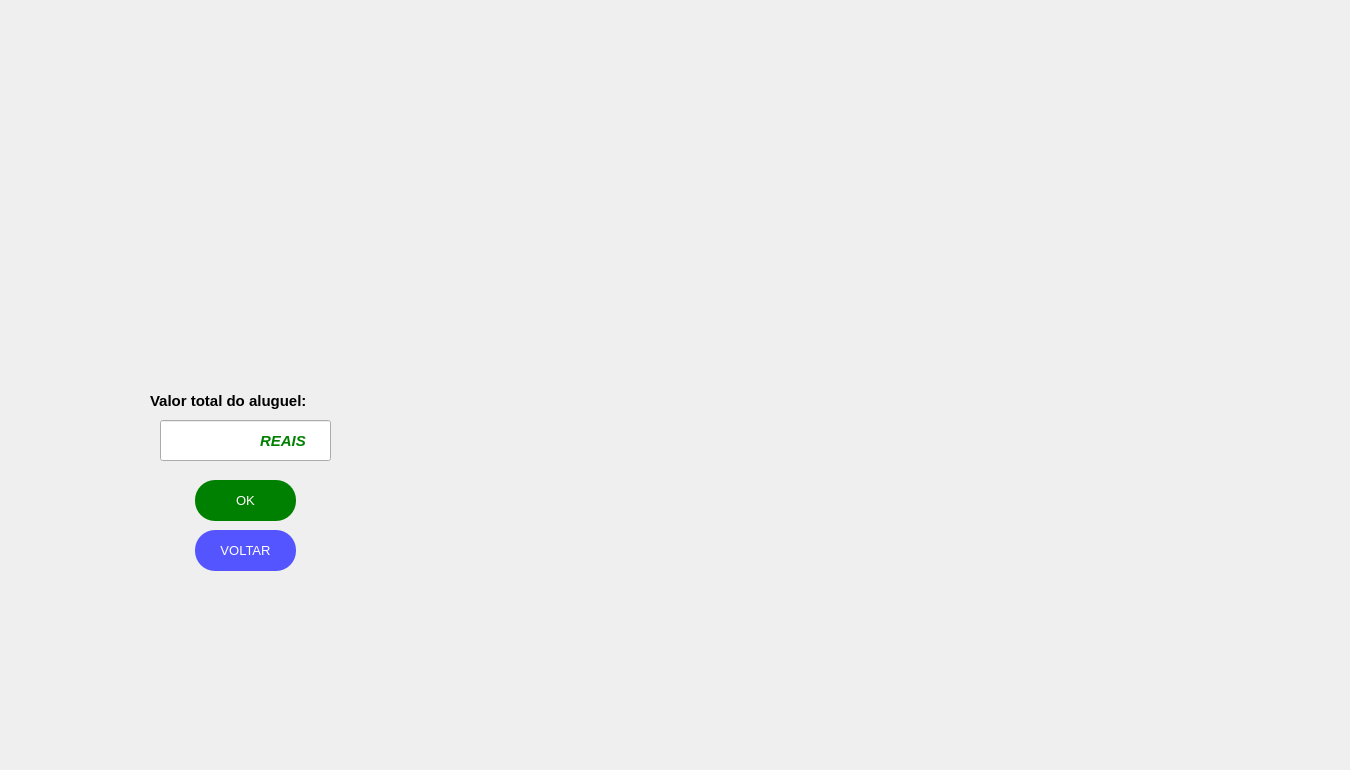
  <widget class="QWidget" name="centralwidget">
   <widget class="QPushButton" name="kwidt2">
    <property name="geometry">
     <rect>
      <x>30</x>
      <y>-100</y>
      <width>431</width>
      <height>451</height>
     </rect>
    </property>
    <property name="palette">
     <palette>
      <active>
       <colorrole role="WindowText">
        <brush brushstyle="SolidPattern">
         <color alpha="255">
          <red>170</red>
          <green>85</green>
          <blue>0</blue>
         </color>
        </brush>
       </colorrole>
       <colorrole role="Text">
        <brush brushstyle="SolidPattern">
         <color alpha="255">
          <red>0</red>
          <green>0</green>
          <blue>0</blue>
         </color>
        </brush>
       </colorrole>
       <colorrole role="BrightText">
        <brush brushstyle="SolidPattern">
         <color alpha="255">
          <red>203</red>
          <green>255</green>
          <blue>80</blue>
         </color>
        </brush>
       </colorrole>
       <colorrole role="ButtonText">
        <brush brushstyle="SolidPattern">
         <color alpha="255">
          <red>57</red>
          <green>87</green>
          <blue>255</blue>
         </color>
        </brush>
       </colorrole>
       <colorrole role="ToolTipBase">
        <brush brushstyle="SolidPattern">
         <color alpha="255">
          <red>255</red>
          <green>255</green>
          <blue>0</blue>
         </color>
        </brush>
       </colorrole>
       <colorrole role="PlaceholderText">
        <brush brushstyle="SolidPattern">
         <color alpha="128">
          <red>0</red>
          <green>0</green>
          <blue>0</blue>
         </color>
        </brush>
       </colorrole>
      </active>
      <inactive>
       <colorrole role="WindowText">
        <brush brushstyle="SolidPattern">
         <color alpha="255">
          <red>170</red>
          <green>85</green>
          <blue>0</blue>
         </color>
        </brush>
       </colorrole>
       <colorrole role="Text">
        <brush brushstyle="SolidPattern">
         <color alpha="255">
          <red>0</red>
          <green>0</green>
          <blue>0</blue>
         </color>
        </brush>
       </colorrole>
       <colorrole role="BrightText">
        <brush brushstyle="SolidPattern">
         <color alpha="255">
          <red>203</red>
          <green>255</green>
          <blue>80</blue>
         </color>
        </brush>
       </colorrole>
       <colorrole role="ButtonText">
        <brush brushstyle="SolidPattern">
         <color alpha="255">
          <red>57</red>
          <green>87</green>
          <blue>255</blue>
         </color>
        </brush>
       </colorrole>
       <colorrole role="ToolTipBase">
        <brush brushstyle="SolidPattern">
         <color alpha="255">
          <red>255</red>
          <green>255</green>
          <blue>0</blue>
         </color>
        </brush>
       </colorrole>
       <colorrole role="PlaceholderText">
        <brush brushstyle="SolidPattern">
         <color alpha="128">
          <red>0</red>
          <green>0</green>
          <blue>0</blue>
         </color>
        </brush>
       </colorrole>
      </inactive>
      <disabled>
       <colorrole role="WindowText">
        <brush brushstyle="SolidPattern">
         <color alpha="255">
          <red>4</red>
          <green>15</green>
          <blue>30</blue>
         </color>
        </brush>
       </colorrole>
       <colorrole role="Text">
        <brush brushstyle="SolidPattern">
         <color alpha="255">
          <red>120</red>
          <green>120</green>
          <blue>120</blue>
         </color>
        </brush>
       </colorrole>
       <colorrole role="BrightText">
        <brush brushstyle="SolidPattern">
         <color alpha="255">
          <red>203</red>
          <green>255</green>
          <blue>80</blue>
         </color>
        </brush>
       </colorrole>
       <colorrole role="ButtonText">
        <brush brushstyle="SolidPattern">
         <color alpha="255">
          <red>120</red>
          <green>120</green>
          <blue>120</blue>
         </color>
        </brush>
       </colorrole>
       <colorrole role="ToolTipBase">
        <brush brushstyle="SolidPattern">
         <color alpha="255">
          <red>255</red>
          <green>255</green>
          <blue>0</blue>
         </color>
        </brush>
       </colorrole>
       <colorrole role="PlaceholderText">
        <brush brushstyle="SolidPattern">
         <color alpha="128">
          <red>0</red>
          <green>0</green>
          <blue>0</blue>
         </color>
        </brush>
       </colorrole>
      </disabled>
     </palette>
    </property>
    <property name="font">
     <font>
      <family>Arial</family>
      <weight>75</weight>
      <bold>true</bold>
     </font>
    </property>
    <property name="contextMenuPolicy">
     <enum>Qt::CustomContextMenu</enum>
    </property>
    <property name="text">
     <string/>
    </property>
    <property name="icon">
     <iconset>
      <normaloff>../Imagens/Parte 2/1.2 kwid EDIT.png</normaloff>../Imagens/Parte 2/1.2 kwid EDIT.png</iconset>
    </property>
    <property name="iconSize">
     <size>
      <width>492</width>
      <height>456</height>
     </size>
    </property>
    <property name="checkable">
     <bool>false</bool>
    </property>
    <property name="autoRepeat">
     <bool>false</bool>
    </property>
    <property name="autoExclusive">
     <bool>false</bool>
    </property>
    <property name="autoDefault">
     <bool>false</bool>
    </property>
    <property name="default">
     <bool>false</bool>
    </property>
    <property name="flat">
     <bool>true</bool>
    </property>
   </widget>
   <widget class="QLabel" name="logoT6">
    <property name="enabled">
     <bool>true</bool>
    </property>
    <property name="geometry">
     <rect>
      <x>1110</x>
      <y>530</y>
      <width>231</width>
      <height>231</height>
     </rect>
    </property>
    <property name="toolTip">
     <string>&lt;html&gt;&lt;head/&gt;&lt;body&gt;&lt;p align=&quot;center&quot;&gt;&lt;br/&gt;&lt;/p&gt;&lt;/body&gt;&lt;/html&gt;</string>
    </property>
    <property name="whatsThis">
     <string>&lt;html&gt;&lt;head/&gt;&lt;body&gt;&lt;p align=&quot;center&quot;&gt;&lt;br/&gt;&lt;/p&gt;&lt;/body&gt;&lt;/html&gt;</string>
    </property>
    <property name="autoFillBackground">
     <bool>false</bool>
    </property>
    <property name="styleSheet">
     <string notr="true"/>
    </property>
    <property name="text">
     <string/>
    </property>
    <property name="pixmap">
     <pixmap>../Logos/LOGO2.png</pixmap>
    </property>
    <property name="scaledContents">
     <bool>true</bool>
    </property>
    <property name="wordWrap">
     <bool>false</bool>
    </property>
   </widget>
   <widget class="QPushButton" name="voltar_10">
    <property name="geometry">
     <rect>
      <x>195</x>
      <y>530</y>
      <width>101</width>
      <height>41</height>
     </rect>
    </property>
    <property name="palette">
     <palette>
      <active>
       <colorrole role="WindowText">
        <brush brushstyle="SolidPattern">
         <color alpha="255">
          <red>255</red>
          <green>255</green>
          <blue>255</blue>
         </color>
        </brush>
       </colorrole>
       <colorrole role="Button">
        <brush brushstyle="SolidPattern">
         <color alpha="255">
          <red>85</red>
          <green>85</green>
          <blue>255</blue>
         </color>
        </brush>
       </colorrole>
       <colorrole role="Text">
        <brush brushstyle="SolidPattern">
         <color alpha="255">
          <red>255</red>
          <green>255</green>
          <blue>255</blue>
         </color>
        </brush>
       </colorrole>
       <colorrole role="BrightText">
        <brush brushstyle="SolidPattern">
         <color alpha="255">
          <red>203</red>
          <green>255</green>
          <blue>80</blue>
         </color>
        </brush>
       </colorrole>
       <colorrole role="ButtonText">
        <brush brushstyle="SolidPattern">
         <color alpha="255">
          <red>255</red>
          <green>255</green>
          <blue>255</blue>
         </color>
        </brush>
       </colorrole>
       <colorrole role="Base">
        <brush brushstyle="SolidPattern">
         <color alpha="255">
          <red>85</red>
          <green>85</green>
          <blue>255</blue>
         </color>
        </brush>
       </colorrole>
       <colorrole role="Window">
        <brush brushstyle="SolidPattern">
         <color alpha="255">
          <red>85</red>
          <green>85</green>
          <blue>255</blue>
         </color>
        </brush>
       </colorrole>
       <colorrole role="ToolTipBase">
        <brush brushstyle="SolidPattern">
         <color alpha="255">
          <red>255</red>
          <green>255</green>
          <blue>0</blue>
         </color>
        </brush>
       </colorrole>
       <colorrole role="PlaceholderText">
        <brush brushstyle="SolidPattern">
         <color alpha="128">
          <red>0</red>
          <green>0</green>
          <blue>0</blue>
         </color>
        </brush>
       </colorrole>
      </active>
      <inactive>
       <colorrole role="WindowText">
        <brush brushstyle="SolidPattern">
         <color alpha="255">
          <red>255</red>
          <green>255</green>
          <blue>255</blue>
         </color>
        </brush>
       </colorrole>
       <colorrole role="Button">
        <brush brushstyle="SolidPattern">
         <color alpha="255">
          <red>85</red>
          <green>85</green>
          <blue>255</blue>
         </color>
        </brush>
       </colorrole>
       <colorrole role="Text">
        <brush brushstyle="SolidPattern">
         <color alpha="255">
          <red>255</red>
          <green>255</green>
          <blue>255</blue>
         </color>
        </brush>
       </colorrole>
       <colorrole role="BrightText">
        <brush brushstyle="SolidPattern">
         <color alpha="255">
          <red>203</red>
          <green>255</green>
          <blue>80</blue>
         </color>
        </brush>
       </colorrole>
       <colorrole role="ButtonText">
        <brush brushstyle="SolidPattern">
         <color alpha="255">
          <red>255</red>
          <green>255</green>
          <blue>255</blue>
         </color>
        </brush>
       </colorrole>
       <colorrole role="Base">
        <brush brushstyle="SolidPattern">
         <color alpha="255">
          <red>85</red>
          <green>85</green>
          <blue>255</blue>
         </color>
        </brush>
       </colorrole>
       <colorrole role="Window">
        <brush brushstyle="SolidPattern">
         <color alpha="255">
          <red>85</red>
          <green>85</green>
          <blue>255</blue>
         </color>
        </brush>
       </colorrole>
       <colorrole role="ToolTipBase">
        <brush brushstyle="SolidPattern">
         <color alpha="255">
          <red>255</red>
          <green>255</green>
          <blue>0</blue>
         </color>
        </brush>
       </colorrole>
       <colorrole role="PlaceholderText">
        <brush brushstyle="SolidPattern">
         <color alpha="128">
          <red>0</red>
          <green>0</green>
          <blue>0</blue>
         </color>
        </brush>
       </colorrole>
      </inactive>
      <disabled>
       <colorrole role="WindowText">
        <brush brushstyle="SolidPattern">
         <color alpha="255">
          <red>255</red>
          <green>255</green>
          <blue>255</blue>
         </color>
        </brush>
       </colorrole>
       <colorrole role="Button">
        <brush brushstyle="SolidPattern">
         <color alpha="255">
          <red>85</red>
          <green>85</green>
          <blue>255</blue>
         </color>
        </brush>
       </colorrole>
       <colorrole role="Text">
        <brush brushstyle="SolidPattern">
         <color alpha="255">
          <red>255</red>
          <green>255</green>
          <blue>255</blue>
         </color>
        </brush>
       </colorrole>
       <colorrole role="BrightText">
        <brush brushstyle="SolidPattern">
         <color alpha="255">
          <red>203</red>
          <green>255</green>
          <blue>80</blue>
         </color>
        </brush>
       </colorrole>
       <colorrole role="ButtonText">
        <brush brushstyle="SolidPattern">
         <color alpha="255">
          <red>255</red>
          <green>255</green>
          <blue>255</blue>
         </color>
        </brush>
       </colorrole>
       <colorrole role="Base">
        <brush brushstyle="SolidPattern">
         <color alpha="255">
          <red>85</red>
          <green>85</green>
          <blue>255</blue>
         </color>
        </brush>
       </colorrole>
       <colorrole role="Window">
        <brush brushstyle="SolidPattern">
         <color alpha="255">
          <red>85</red>
          <green>85</green>
          <blue>255</blue>
         </color>
        </brush>
       </colorrole>
       <colorrole role="ToolTipBase">
        <brush brushstyle="SolidPattern">
         <color alpha="255">
          <red>255</red>
          <green>255</green>
          <blue>0</blue>
         </color>
        </brush>
       </colorrole>
       <colorrole role="PlaceholderText">
        <brush brushstyle="SolidPattern">
         <color alpha="128">
          <red>0</red>
          <green>0</green>
          <blue>0</blue>
         </color>
        </brush>
       </colorrole>
      </disabled>
     </palette>
    </property>
    <property name="font">
     <font>
      <family>Arial</family>
      <pointsize>10</pointsize>
      <weight>9</weight>
      <italic>false</italic>
      <bold>false</bold>
     </font>
    </property>
    <property name="contextMenuPolicy">
     <enum>Qt::CustomContextMenu</enum>
    </property>
    <property name="styleSheet">
     <string notr="true">QPushButton{
	color:white;
	border-radius:20px;
	background-color: rgb(85, 85, 255);
	font: 75 10pt &quot;Arial&quot;;
}
QPushButton:hover{
	background-color: rgb(10, 10, 127);
}</string>
    </property>
    <property name="text">
     <string>VOLTAR</string>
    </property>
    <property name="iconSize">
     <size>
      <width>93</width>
      <height>100</height>
     </size>
    </property>
    <property name="checkable">
     <bool>false</bool>
    </property>
    <property name="autoRepeat">
     <bool>false</bool>
    </property>
    <property name="autoExclusive">
     <bool>false</bool>
    </property>
    <property name="autoDefault">
     <bool>false</bool>
    </property>
    <property name="default">
     <bool>false</bool>
    </property>
    <property name="flat">
     <bool>true</bool>
    </property>
   </widget>
   <widget class="QLabel" name="datacli1">
    <property name="geometry">
     <rect>
      <x>150</x>
      <y>385</y>
      <width>201</width>
      <height>31</height>
     </rect>
    </property>
    <property name="font">
     <font>
      <family>Arial</family>
      <pointsize>11</pointsize>
      <weight>75</weight>
      <bold>true</bold>
     </font>
    </property>
    <property name="text">
     <string>Valor total do aluguel:</string>
    </property>
   </widget>
   <widget class="QLineEdit" name="total">
    <property name="enabled">
     <bool>true</bool>
    </property>
    <property name="geometry">
     <rect>
      <x>160</x>
      <y>420</y>
      <width>171</width>
      <height>41</height>
     </rect>
    </property>
    <property name="font">
     <font>
      <pointsize>10</pointsize>
      <weight>75</weight>
      <bold>true</bold>
     </font>
    </property>
    <property name="styleSheet">
     <string notr="true">COLOR:GREEN;</string>
    </property>
    <property name="inputMask">
     <string/>
    </property>
   </widget>
   <widget class="QPushButton" name="devolver">
    <property name="geometry">
     <rect>
      <x>195</x>
      <y>480</y>
      <width>101</width>
      <height>41</height>
     </rect>
    </property>
    <property name="palette">
     <palette>
      <active>
       <colorrole role="WindowText">
        <brush brushstyle="SolidPattern">
         <color alpha="255">
          <red>255</red>
          <green>255</green>
          <blue>255</blue>
         </color>
        </brush>
       </colorrole>
       <colorrole role="Button">
        <brush brushstyle="SolidPattern">
         <color alpha="255">
          <red>0</red>
          <green>128</green>
          <blue>0</blue>
         </color>
        </brush>
       </colorrole>
       <colorrole role="Text">
        <brush brushstyle="SolidPattern">
         <color alpha="255">
          <red>255</red>
          <green>255</green>
          <blue>255</blue>
         </color>
        </brush>
       </colorrole>
       <colorrole role="BrightText">
        <brush brushstyle="SolidPattern">
         <color alpha="255">
          <red>203</red>
          <green>255</green>
          <blue>80</blue>
         </color>
        </brush>
       </colorrole>
       <colorrole role="ButtonText">
        <brush brushstyle="SolidPattern">
         <color alpha="255">
          <red>255</red>
          <green>255</green>
          <blue>255</blue>
         </color>
        </brush>
       </colorrole>
       <colorrole role="Base">
        <brush brushstyle="SolidPattern">
         <color alpha="255">
          <red>0</red>
          <green>128</green>
          <blue>0</blue>
         </color>
        </brush>
       </colorrole>
       <colorrole role="Window">
        <brush brushstyle="SolidPattern">
         <color alpha="255">
          <red>0</red>
          <green>128</green>
          <blue>0</blue>
         </color>
        </brush>
       </colorrole>
       <colorrole role="ToolTipBase">
        <brush brushstyle="SolidPattern">
         <color alpha="255">
          <red>255</red>
          <green>255</green>
          <blue>0</blue>
         </color>
        </brush>
       </colorrole>
       <colorrole role="PlaceholderText">
        <brush brushstyle="SolidPattern">
         <color alpha="128">
          <red>0</red>
          <green>0</green>
          <blue>0</blue>
         </color>
        </brush>
       </colorrole>
      </active>
      <inactive>
       <colorrole role="WindowText">
        <brush brushstyle="SolidPattern">
         <color alpha="255">
          <red>255</red>
          <green>255</green>
          <blue>255</blue>
         </color>
        </brush>
       </colorrole>
       <colorrole role="Button">
        <brush brushstyle="SolidPattern">
         <color alpha="255">
          <red>0</red>
          <green>128</green>
          <blue>0</blue>
         </color>
        </brush>
       </colorrole>
       <colorrole role="Text">
        <brush brushstyle="SolidPattern">
         <color alpha="255">
          <red>255</red>
          <green>255</green>
          <blue>255</blue>
         </color>
        </brush>
       </colorrole>
       <colorrole role="BrightText">
        <brush brushstyle="SolidPattern">
         <color alpha="255">
          <red>203</red>
          <green>255</green>
          <blue>80</blue>
         </color>
        </brush>
       </colorrole>
       <colorrole role="ButtonText">
        <brush brushstyle="SolidPattern">
         <color alpha="255">
          <red>255</red>
          <green>255</green>
          <blue>255</blue>
         </color>
        </brush>
       </colorrole>
       <colorrole role="Base">
        <brush brushstyle="SolidPattern">
         <color alpha="255">
          <red>0</red>
          <green>128</green>
          <blue>0</blue>
         </color>
        </brush>
       </colorrole>
       <colorrole role="Window">
        <brush brushstyle="SolidPattern">
         <color alpha="255">
          <red>0</red>
          <green>128</green>
          <blue>0</blue>
         </color>
        </brush>
       </colorrole>
       <colorrole role="ToolTipBase">
        <brush brushstyle="SolidPattern">
         <color alpha="255">
          <red>255</red>
          <green>255</green>
          <blue>0</blue>
         </color>
        </brush>
       </colorrole>
       <colorrole role="PlaceholderText">
        <brush brushstyle="SolidPattern">
         <color alpha="128">
          <red>0</red>
          <green>0</green>
          <blue>0</blue>
         </color>
        </brush>
       </colorrole>
      </inactive>
      <disabled>
       <colorrole role="WindowText">
        <brush brushstyle="SolidPattern">
         <color alpha="255">
          <red>255</red>
          <green>255</green>
          <blue>255</blue>
         </color>
        </brush>
       </colorrole>
       <colorrole role="Button">
        <brush brushstyle="SolidPattern">
         <color alpha="255">
          <red>0</red>
          <green>128</green>
          <blue>0</blue>
         </color>
        </brush>
       </colorrole>
       <colorrole role="Text">
        <brush brushstyle="SolidPattern">
         <color alpha="255">
          <red>255</red>
          <green>255</green>
          <blue>255</blue>
         </color>
        </brush>
       </colorrole>
       <colorrole role="BrightText">
        <brush brushstyle="SolidPattern">
         <color alpha="255">
          <red>203</red>
          <green>255</green>
          <blue>80</blue>
         </color>
        </brush>
       </colorrole>
       <colorrole role="ButtonText">
        <brush brushstyle="SolidPattern">
         <color alpha="255">
          <red>255</red>
          <green>255</green>
          <blue>255</blue>
         </color>
        </brush>
       </colorrole>
       <colorrole role="Base">
        <brush brushstyle="SolidPattern">
         <color alpha="255">
          <red>0</red>
          <green>128</green>
          <blue>0</blue>
         </color>
        </brush>
       </colorrole>
       <colorrole role="Window">
        <brush brushstyle="SolidPattern">
         <color alpha="255">
          <red>0</red>
          <green>128</green>
          <blue>0</blue>
         </color>
        </brush>
       </colorrole>
       <colorrole role="ToolTipBase">
        <brush brushstyle="SolidPattern">
         <color alpha="255">
          <red>255</red>
          <green>255</green>
          <blue>0</blue>
         </color>
        </brush>
       </colorrole>
       <colorrole role="PlaceholderText">
        <brush brushstyle="SolidPattern">
         <color alpha="128">
          <red>0</red>
          <green>0</green>
          <blue>0</blue>
         </color>
        </brush>
       </colorrole>
      </disabled>
     </palette>
    </property>
    <property name="font">
     <font>
      <family>Arial</family>
      <pointsize>10</pointsize>
      <weight>9</weight>
      <italic>false</italic>
      <bold>false</bold>
     </font>
    </property>
    <property name="contextMenuPolicy">
     <enum>Qt::CustomContextMenu</enum>
    </property>
    <property name="styleSheet">
     <string notr="true">QPushButton{
	color:white;
	border-radius:20px;
	background-color: #008000;
	font: 75 10pt &quot;Arial&quot;;
}
QPushButton:hover{
	background-color: #005500;
}</string>
    </property>
    <property name="text">
     <string>OK</string>
    </property>
    <property name="iconSize">
     <size>
      <width>93</width>
      <height>100</height>
     </size>
    </property>
    <property name="checkable">
     <bool>false</bool>
    </property>
    <property name="autoRepeat">
     <bool>false</bool>
    </property>
    <property name="autoExclusive">
     <bool>false</bool>
    </property>
    <property name="autoDefault">
     <bool>false</bool>
    </property>
    <property name="default">
     <bool>false</bool>
    </property>
    <property name="flat">
     <bool>true</bool>
    </property>
   </widget>
   <widget class="QPushButton" name="kwidt2_2">
    <property name="geometry">
     <rect>
      <x>10</x>
      <y>510</y>
      <width>51</width>
      <height>81</height>
     </rect>
    </property>
    <property name="palette">
     <palette>
      <active>
       <colorrole role="WindowText">
        <brush brushstyle="SolidPattern">
         <color alpha="255">
          <red>170</red>
          <green>85</green>
          <blue>0</blue>
         </color>
        </brush>
       </colorrole>
       <colorrole role="Text">
        <brush brushstyle="SolidPattern">
         <color alpha="255">
          <red>0</red>
          <green>0</green>
          <blue>0</blue>
         </color>
        </brush>
       </colorrole>
       <colorrole role="BrightText">
        <brush brushstyle="SolidPattern">
         <color alpha="255">
          <red>203</red>
          <green>255</green>
          <blue>80</blue>
         </color>
        </brush>
       </colorrole>
       <colorrole role="ButtonText">
        <brush brushstyle="SolidPattern">
         <color alpha="255">
          <red>57</red>
          <green>87</green>
          <blue>255</blue>
         </color>
        </brush>
       </colorrole>
       <colorrole role="ToolTipBase">
        <brush brushstyle="SolidPattern">
         <color alpha="255">
          <red>255</red>
          <green>255</green>
          <blue>0</blue>
         </color>
        </brush>
       </colorrole>
       <colorrole role="PlaceholderText">
        <brush brushstyle="SolidPattern">
         <color alpha="128">
          <red>0</red>
          <green>0</green>
          <blue>0</blue>
         </color>
        </brush>
       </colorrole>
      </active>
      <inactive>
       <colorrole role="WindowText">
        <brush brushstyle="SolidPattern">
         <color alpha="255">
          <red>170</red>
          <green>85</green>
          <blue>0</blue>
         </color>
        </brush>
       </colorrole>
       <colorrole role="Text">
        <brush brushstyle="SolidPattern">
         <color alpha="255">
          <red>0</red>
          <green>0</green>
          <blue>0</blue>
         </color>
        </brush>
       </colorrole>
       <colorrole role="BrightText">
        <brush brushstyle="SolidPattern">
         <color alpha="255">
          <red>203</red>
          <green>255</green>
          <blue>80</blue>
         </color>
        </brush>
       </colorrole>
       <colorrole role="ButtonText">
        <brush brushstyle="SolidPattern">
         <color alpha="255">
          <red>57</red>
          <green>87</green>
          <blue>255</blue>
         </color>
        </brush>
       </colorrole>
       <colorrole role="ToolTipBase">
        <brush brushstyle="SolidPattern">
         <color alpha="255">
          <red>255</red>
          <green>255</green>
          <blue>0</blue>
         </color>
        </brush>
       </colorrole>
       <colorrole role="PlaceholderText">
        <brush brushstyle="SolidPattern">
         <color alpha="128">
          <red>0</red>
          <green>0</green>
          <blue>0</blue>
         </color>
        </brush>
       </colorrole>
      </inactive>
      <disabled>
       <colorrole role="WindowText">
        <brush brushstyle="SolidPattern">
         <color alpha="255">
          <red>4</red>
          <green>15</green>
          <blue>30</blue>
         </color>
        </brush>
       </colorrole>
       <colorrole role="Text">
        <brush brushstyle="SolidPattern">
         <color alpha="255">
          <red>120</red>
          <green>120</green>
          <blue>120</blue>
         </color>
        </brush>
       </colorrole>
       <colorrole role="BrightText">
        <brush brushstyle="SolidPattern">
         <color alpha="255">
          <red>203</red>
          <green>255</green>
          <blue>80</blue>
         </color>
        </brush>
       </colorrole>
       <colorrole role="ButtonText">
        <brush brushstyle="SolidPattern">
         <color alpha="255">
          <red>120</red>
          <green>120</green>
          <blue>120</blue>
         </color>
        </brush>
       </colorrole>
       <colorrole role="ToolTipBase">
        <brush brushstyle="SolidPattern">
         <color alpha="255">
          <red>255</red>
          <green>255</green>
          <blue>0</blue>
         </color>
        </brush>
       </colorrole>
       <colorrole role="PlaceholderText">
        <brush brushstyle="SolidPattern">
         <color alpha="128">
          <red>0</red>
          <green>0</green>
          <blue>0</blue>
         </color>
        </brush>
       </colorrole>
      </disabled>
     </palette>
    </property>
    <property name="font">
     <font>
      <family>Arial</family>
      <weight>75</weight>
      <bold>true</bold>
     </font>
    </property>
    <property name="contextMenuPolicy">
     <enum>Qt::CustomContextMenu</enum>
    </property>
    <property name="text">
     <string/>
    </property>
    <property name="icon">
     <iconset>
      <normaloff>../Logos/LOGO3.png</normaloff>../Logos/LOGO3.png</iconset>
    </property>
    <property name="iconSize">
     <size>
      <width>102</width>
      <height>99</height>
     </size>
    </property>
    <property name="checkable">
     <bool>false</bool>
    </property>
    <property name="autoRepeat">
     <bool>false</bool>
    </property>
    <property name="autoExclusive">
     <bool>false</bool>
    </property>
    <property name="autoDefault">
     <bool>false</bool>
    </property>
    <property name="default">
     <bool>false</bool>
    </property>
    <property name="flat">
     <bool>true</bool>
    </property>
   </widget>
   <widget class="QLabel" name="datacli1_2">
    <property name="geometry">
     <rect>
      <x>260</x>
      <y>420</y>
      <width>61</width>
      <height>41</height>
     </rect>
    </property>
    <property name="font">
     <font>
      <family>Arial</family>
      <pointsize>11</pointsize>
      <weight>75</weight>
      <italic>true</italic>
      <bold>true</bold>
      <underline>false</underline>
     </font>
    </property>
    <property name="styleSheet">
     <string notr="true">COLOR:GREEN;</string>
    </property>
    <property name="text">
     <string>REAIS</string>
    </property>
   </widget>
  </widget>
